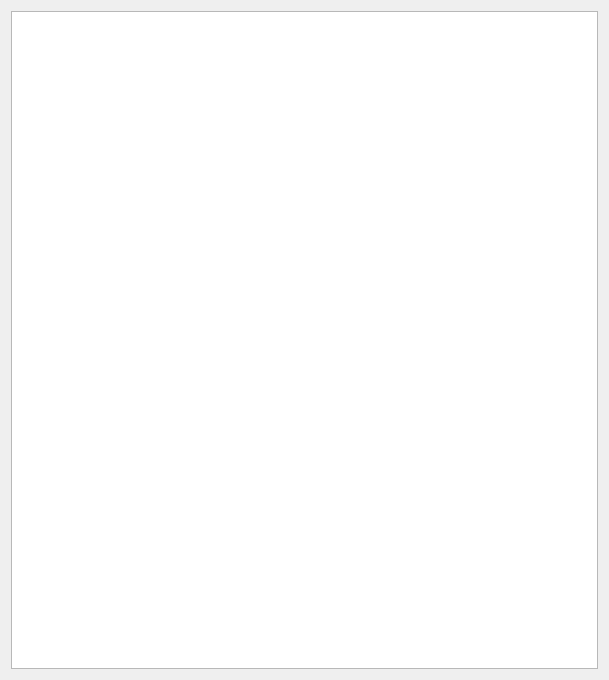
<?xml version="1.0" encoding="UTF-8"?>
<ui version="4.0">
 <class>Dialog_log</class>
 <widget class="QDialog" name="Dialog_log">
  <property name="geometry">
   <rect>
    <x>0</x>
    <y>0</y>
    <width>609</width>
    <height>680</height>
   </rect>
  </property>
  <property name="minimumSize">
   <size>
    <width>0</width>
    <height>0</height>
   </size>
  </property>
  <property name="windowTitle">
   <string>Dialog</string>
  </property>
  <layout class="QGridLayout" name="gridLayout">
   <item row="0" column="0">
    <widget class="QListWidget" name="listWidget"/>
   </item>
  </layout>
 </widget>
 <resources/>
 <connections/>
</ui>
